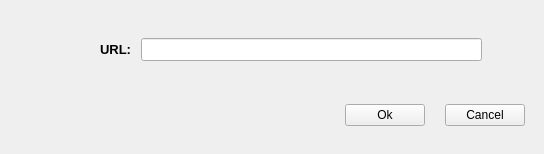
<?xml version="1.0" encoding="UTF-8"?>
<ui version="4.0">
 <class>urlplayer</class>
 <widget class="QWidget" name="urlplayer">
  <property name="geometry">
   <rect>
    <x>0</x>
    <y>0</y>
    <width>544</width>
    <height>154</height>
   </rect>
  </property>
  <property name="windowTitle">
   <string>Form</string>
  </property>
  <property name="windowIcon">
   <iconset resource="image.qrc">
    <normaloff>:/new/prefix1/src/videoplayer.png</normaloff>:/new/prefix1/src/videoplayer.png</iconset>
  </property>
  <widget class="QWidget" name="layoutWidget">
   <property name="geometry">
    <rect>
     <x>100</x>
     <y>30</y>
     <width>431</width>
     <height>39</height>
    </rect>
   </property>
   <layout class="QHBoxLayout" name="horizontalLayout">
    <property name="spacing">
     <number>9</number>
    </property>
    <property name="bottomMargin">
     <number>0</number>
    </property>
    <item>
     <widget class="QLabel" name="label_2">
      <property name="font">
       <font>
        <pointsize>10</pointsize>
        <weight>75</weight>
        <bold>true</bold>
       </font>
      </property>
      <property name="text">
       <string>URL:</string>
      </property>
     </widget>
    </item>
    <item>
     <widget class="QLineEdit" name="le_url">
      <property name="font">
       <font>
        <pointsize>10</pointsize>
       </font>
      </property>
     </widget>
    </item>
    <item>
     <widget class="QPushButton" name="btn_clear">
      <property name="text">
       <string/>
      </property>
      <property name="icon">
       <iconset resource="image.qrc">
        <normaloff>:/new/prefix1/src/clear.png</normaloff>:/new/prefix1/src/clear.png</iconset>
      </property>
      <property name="autoDefault">
       <bool>true</bool>
      </property>
      <property name="default">
       <bool>true</bool>
      </property>
      <property name="flat">
       <bool>true</bool>
      </property>
     </widget>
    </item>
   </layout>
  </widget>
  <widget class="QLabel" name="label">
   <property name="geometry">
    <rect>
     <x>30</x>
     <y>20</y>
     <width>60</width>
     <height>60</height>
    </rect>
   </property>
   <property name="minimumSize">
    <size>
     <width>60</width>
     <height>60</height>
    </size>
   </property>
   <property name="text">
    <string/>
   </property>
   <property name="pixmap">
    <pixmap resource="image.qrc">:/new/prefix1/src/url.png</pixmap>
   </property>
   <property name="scaledContents">
    <bool>true</bool>
   </property>
   <property name="alignment">
    <set>Qt::AlignCenter</set>
   </property>
  </widget>
  <widget class="QWidget" name="">
   <property name="geometry">
    <rect>
     <x>340</x>
     <y>100</y>
     <width>192</width>
     <height>30</height>
    </rect>
   </property>
   <layout class="QHBoxLayout" name="horizontalLayout_2">
    <property name="spacing">
     <number>15</number>
    </property>
    <item>
     <widget class="QPushButton" name="btn_ok">
      <property name="maximumSize">
       <size>
        <width>80</width>
        <height>16777215</height>
       </size>
      </property>
      <property name="text">
       <string>Ok</string>
      </property>
     </widget>
    </item>
    <item>
     <widget class="QPushButton" name="btn_cancel">
      <property name="maximumSize">
       <size>
        <width>80</width>
        <height>16777215</height>
       </size>
      </property>
      <property name="text">
       <string>Cancel</string>
      </property>
     </widget>
    </item>
   </layout>
  </widget>
 </widget>
 <resources>
  <include location="image.qrc"/>
 </resources>
 <connections/>
</ui>
